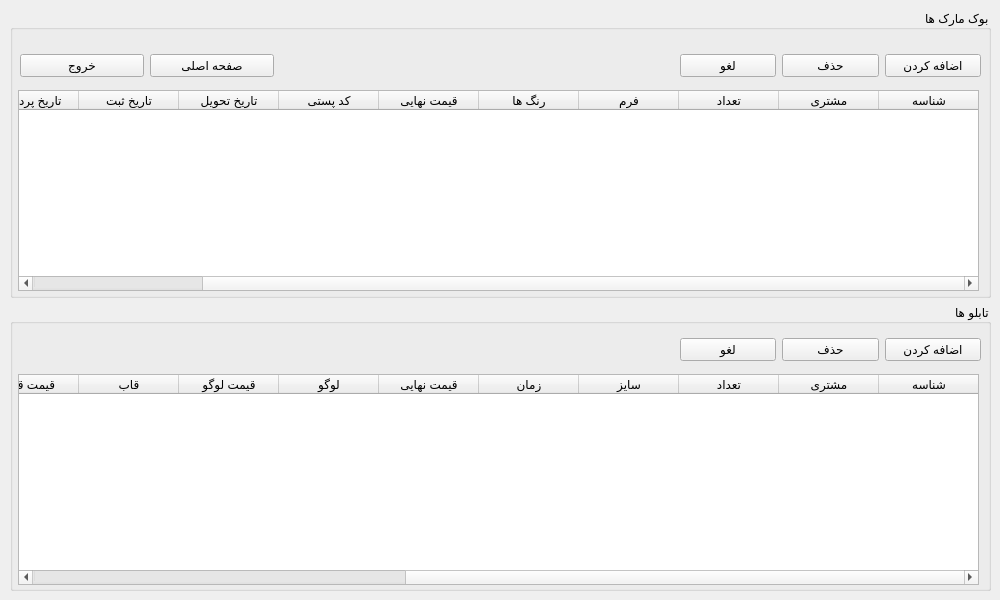
<?xml version="1.0" encoding="UTF-8"?>
<ui version="4.0">
 <class>Form</class>
 <widget class="QWidget" name="Form">
  <property name="geometry">
   <rect>
    <x>0</x>
    <y>0</y>
    <width>1000</width>
    <height>600</height>
   </rect>
  </property>
  <property name="windowTitle">
   <string>Form</string>
  </property>
  <property name="layoutDirection">
   <enum>Qt::RightToLeft</enum>
  </property>
  <widget class="QWidget" name="verticalLayoutWidget">
   <property name="geometry">
    <rect>
     <x>10</x>
     <y>10</y>
     <width>981</width>
     <height>581</height>
    </rect>
   </property>
   <layout class="QVBoxLayout" name="verticalLayout">
    <item>
     <widget class="QGroupBox" name="groupBox">
      <property name="title">
       <string>بوک مارک ها</string>
      </property>
      <widget class="QTableWidget" name="bookmark_list">
       <property name="geometry">
        <rect>
         <x>8</x>
         <y>80</y>
         <width>961</width>
         <height>201</height>
        </rect>
       </property>
       <property name="editTriggers">
        <set>QAbstractItemView::NoEditTriggers</set>
       </property>
       <column>
        <property name="text">
         <string>شناسه</string>
        </property>
       </column>
       <column>
        <property name="text">
         <string>مشتری</string>
        </property>
       </column>
       <column>
        <property name="text">
         <string>تعداد</string>
        </property>
       </column>
       <column>
        <property name="text">
         <string>فرم</string>
        </property>
       </column>
       <column>
        <property name="text">
         <string>رنگ ها</string>
        </property>
       </column>
       <column>
        <property name="text">
         <string>قیمت نهایی</string>
        </property>
       </column>
       <column>
        <property name="text">
         <string>کد پستی</string>
        </property>
       </column>
       <column>
        <property name="text">
         <string>تاریخ تحویل</string>
        </property>
       </column>
       <column>
        <property name="text">
         <string>تاریخ ثبت</string>
        </property>
       </column>
       <column>
        <property name="text">
         <string>تاریخ پرداخت</string>
        </property>
       </column>
       <column>
        <property name="text">
         <string>وضعیت پرداخت</string>
        </property>
       </column>
      </widget>
      <widget class="QWidget" name="horizontalLayoutWidget">
       <property name="geometry">
        <rect>
         <x>670</x>
         <y>40</y>
         <width>301</width>
         <height>31</height>
        </rect>
       </property>
       <layout class="QHBoxLayout" name="horizontalLayout">
        <item>
         <widget class="QPushButton" name="add_bookmark_btn">
          <property name="text">
           <string>اضافه کردن</string>
          </property>
         </widget>
        </item>
        <item>
         <widget class="QPushButton" name="delete_bookmark_btn">
          <property name="text">
           <string>حذف</string>
          </property>
         </widget>
        </item>
        <item>
         <widget class="QPushButton" name="cancel_bookmark_btn">
          <property name="text">
           <string>لغو</string>
          </property>
         </widget>
        </item>
       </layout>
      </widget>
      <widget class="QWidget" name="horizontalLayoutWidget_3">
       <property name="geometry">
        <rect>
         <x>10</x>
         <y>40</y>
         <width>254</width>
         <height>31</height>
        </rect>
       </property>
       <layout class="QHBoxLayout" name="horizontalLayout_3">
        <item>
         <widget class="QPushButton" name="home_btn">
          <property name="text">
           <string>صفحه اصلی</string>
          </property>
         </widget>
        </item>
        <item>
         <widget class="QPushButton" name="close_btn">
          <property name="text">
           <string>خروج</string>
          </property>
         </widget>
        </item>
       </layout>
      </widget>
     </widget>
    </item>
    <item>
     <widget class="QGroupBox" name="groupBox_2">
      <property name="title">
       <string>تابلو ها</string>
      </property>
      <widget class="QTableWidget" name="board_list">
       <property name="geometry">
        <rect>
         <x>8</x>
         <y>70</y>
         <width>961</width>
         <height>211</height>
        </rect>
       </property>
       <property name="editTriggers">
        <set>QAbstractItemView::NoEditTriggers</set>
       </property>
       <column>
        <property name="text">
         <string>شناسه</string>
        </property>
       </column>
       <column>
        <property name="text">
         <string>مشتری</string>
        </property>
       </column>
       <column>
        <property name="text">
         <string>تعداد</string>
        </property>
       </column>
       <column>
        <property name="text">
         <string>سایز</string>
        </property>
       </column>
       <column>
        <property name="text">
         <string>زمان</string>
        </property>
       </column>
       <column>
        <property name="text">
         <string>قیمت نهایی</string>
        </property>
       </column>
       <column>
        <property name="text">
         <string>لوگو</string>
        </property>
       </column>
       <column>
        <property name="text">
         <string>قیمت لوگو</string>
        </property>
       </column>
       <column>
        <property name="text">
         <string>قاب</string>
        </property>
       </column>
       <column>
        <property name="text">
         <string>قیمت قاب</string>
        </property>
       </column>
       <column>
        <property name="text">
         <string>کد پستی</string>
        </property>
       </column>
       <column>
        <property name="text">
         <string>وضعیت پرداخت</string>
        </property>
       </column>
       <column>
        <property name="text">
         <string>تاریخ ثبت</string>
        </property>
       </column>
       <column>
        <property name="text">
         <string>تاریخ تحویل</string>
        </property>
       </column>
       <column>
        <property name="text">
         <string>تاریخ پرداخت</string>
        </property>
       </column>
      </widget>
      <widget class="QWidget" name="horizontalLayoutWidget_2">
       <property name="geometry">
        <rect>
         <x>670</x>
         <y>30</y>
         <width>301</width>
         <height>31</height>
        </rect>
       </property>
       <layout class="QHBoxLayout" name="horizontalLayout_2">
        <item>
         <widget class="QPushButton" name="add_board_btn">
          <property name="text">
           <string>اضافه کردن</string>
          </property>
         </widget>
        </item>
        <item>
         <widget class="QPushButton" name="delete_board_btn">
          <property name="text">
           <string>حذف</string>
          </property>
         </widget>
        </item>
        <item>
         <widget class="QPushButton" name="cancel_board_btn">
          <property name="text">
           <string>لغو</string>
          </property>
         </widget>
        </item>
       </layout>
      </widget>
     </widget>
    </item>
   </layout>
  </widget>
 </widget>
 <tabstops>
  <tabstop>bookmark_list</tabstop>
  <tabstop>add_bookmark_btn</tabstop>
  <tabstop>delete_bookmark_btn</tabstop>
  <tabstop>cancel_bookmark_btn</tabstop>
  <tabstop>board_list</tabstop>
  <tabstop>add_board_btn</tabstop>
  <tabstop>delete_board_btn</tabstop>
  <tabstop>cancel_board_btn</tabstop>
  <tabstop>home_btn</tabstop>
  <tabstop>close_btn</tabstop>
 </tabstops>
 <resources/>
 <connections/>
</ui>
